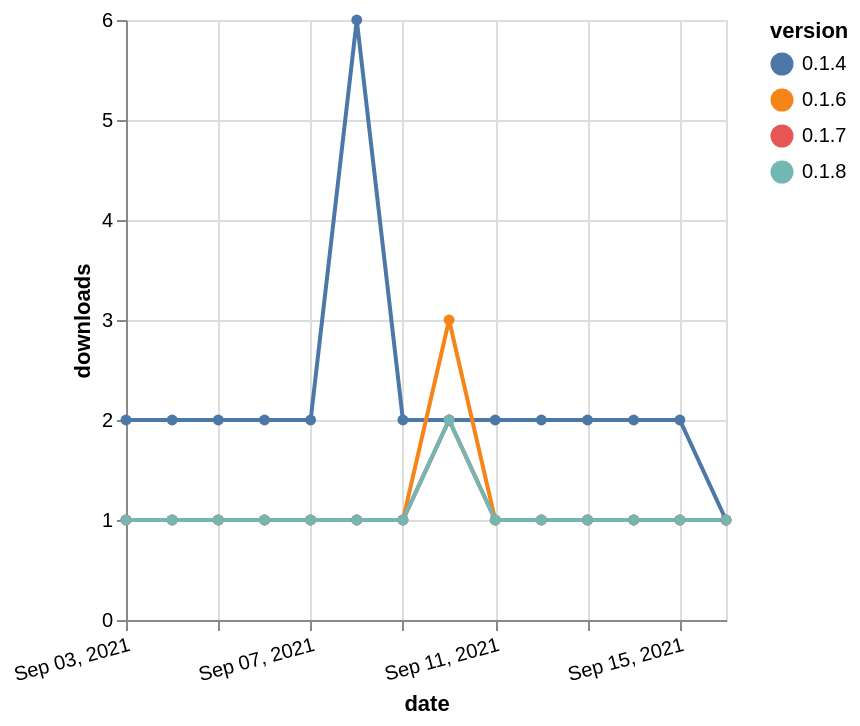

Here is the Vega-Lite specification saved for this chart:
### Vega-Lite specification from a JSON file in a GitHub repository (floating-point values rounded to 4 significant figures)
{"$schema": "https://vega.github.io/schema/vega-lite/v5.json", "description": "A simple bar chart with embedded data.", "data": {"values": [{"date": "2021-09-03", "total": 3030, "delta": 2, "version": "0.1.4"}, {"date": "2021-09-04", "total": 3032, "delta": 2, "version": "0.1.4"}, {"date": "2021-09-05", "total": 3034, "delta": 2, "version": "0.1.4"}, {"date": "2021-09-06", "total": 3036, "delta": 2, "version": "0.1.4"}, {"date": "2021-09-07", "total": 3038, "delta": 2, "version": "0.1.4"}, {"date": "2021-09-08", "total": 3044, "delta": 6, "version": "0.1.4"}, {"date": "2021-09-09", "total": 3046, "delta": 2, "version": "0.1.4"}, {"date": "2021-09-10", "total": 3048, "delta": 2, "version": "0.1.4"}, {"date": "2021-09-11", "total": 3050, "delta": 2, "version": "0.1.4"}, {"date": "2021-09-12", "total": 3052, "delta": 2, "version": "0.1.4"}, {"date": "2021-09-13", "total": 3054, "delta": 2, "version": "0.1.4"}, {"date": "2021-09-14", "total": 3056, "delta": 2, "version": "0.1.4"}, {"date": "2021-09-15", "total": 3058, "delta": 2, "version": "0.1.4"}, {"date": "2021-09-16", "total": 3059, "delta": 1, "version": "0.1.4"}, {"date": "2021-09-03", "total": 304, "delta": 1, "version": "0.1.6"}, {"date": "2021-09-04", "total": 305, "delta": 1, "version": "0.1.6"}, {"date": "2021-09-05", "total": 306, "delta": 1, "version": "0.1.6"}, {"date": "2021-09-06", "total": 307, "delta": 1, "version": "0.1.6"}, {"date": "2021-09-07", "total": 308, "delta": 1, "version": "0.1.6"}, {"date": "2021-09-08", "total": 309, "delta": 1, "version": "0.1.6"}, {"date": "2021-09-09", "total": 310, "delta": 1, "version": "0.1.6"}, {"date": "2021-09-10", "total": 313, "delta": 3, "version": "0.1.6"}, {"date": "2021-09-11", "total": 314, "delta": 1, "version": "0.1.6"}, {"date": "2021-09-12", "total": 315, "delta": 1, "version": "0.1.6"}, {"date": "2021-09-13", "total": 316, "delta": 1, "version": "0.1.6"}, {"date": "2021-09-14", "total": 317, "delta": 1, "version": "0.1.6"}, {"date": "2021-09-15", "total": 318, "delta": 1, "version": "0.1.6"}, {"date": "2021-09-16", "total": 319, "delta": 1, "version": "0.1.6"}, {"date": "2021-09-03", "total": 338, "delta": 1, "version": "0.1.7"}, {"date": "2021-09-04", "total": 339, "delta": 1, "version": "0.1.7"}, {"date": "2021-09-05", "total": 340, "delta": 1, "version": "0.1.7"}, {"date": "2021-09-06", "total": 341, "delta": 1, "version": "0.1.7"}, {"date": "2021-09-07", "total": 342, "delta": 1, "version": "0.1.7"}, {"date": "2021-09-08", "total": 343, "delta": 1, "version": "0.1.7"}, {"date": "2021-09-09", "total": 344, "delta": 1, "version": "0.1.7"}, {"date": "2021-09-10", "total": 346, "delta": 2, "version": "0.1.7"}, {"date": "2021-09-11", "total": 347, "delta": 1, "version": "0.1.7"}, {"date": "2021-09-12", "total": 348, "delta": 1, "version": "0.1.7"}, {"date": "2021-09-13", "total": 349, "delta": 1, "version": "0.1.7"}, {"date": "2021-09-14", "total": 350, "delta": 1, "version": "0.1.7"}, {"date": "2021-09-15", "total": 351, "delta": 1, "version": "0.1.7"}, {"date": "2021-09-16", "total": 352, "delta": 1, "version": "0.1.7"}, {"date": "2021-09-03", "total": 220, "delta": 1, "version": "0.1.8"}, {"date": "2021-09-04", "total": 221, "delta": 1, "version": "0.1.8"}, {"date": "2021-09-05", "total": 222, "delta": 1, "version": "0.1.8"}, {"date": "2021-09-06", "total": 223, "delta": 1, "version": "0.1.8"}, {"date": "2021-09-07", "total": 224, "delta": 1, "version": "0.1.8"}, {"date": "2021-09-08", "total": 225, "delta": 1, "version": "0.1.8"}, {"date": "2021-09-09", "total": 226, "delta": 1, "version": "0.1.8"}, {"date": "2021-09-10", "total": 228, "delta": 2, "version": "0.1.8"}, {"date": "2021-09-11", "total": 229, "delta": 1, "version": "0.1.8"}, {"date": "2021-09-12", "total": 230, "delta": 1, "version": "0.1.8"}, {"date": "2021-09-13", "total": 231, "delta": 1, "version": "0.1.8"}, {"date": "2021-09-14", "total": 232, "delta": 1, "version": "0.1.8"}, {"date": "2021-09-15", "total": 233, "delta": 1, "version": "0.1.8"}, {"date": "2021-09-16", "total": 234, "delta": 1, "version": "0.1.8"}]}, "width": "container", "mark": {"type": "line", "point": {"filled": true}}, "encoding": {"x": {"field": "date", "type": "temporal", "timeUnit": "yearmonthdate", "title": "date", "axis": {"labelAngle": -15}}, "y": {"field": "delta", "type": "quantitative", "title": "downloads"}, "color": {"field": "version", "type": "nominal"}, "tooltip": {"field": "delta"}}}
